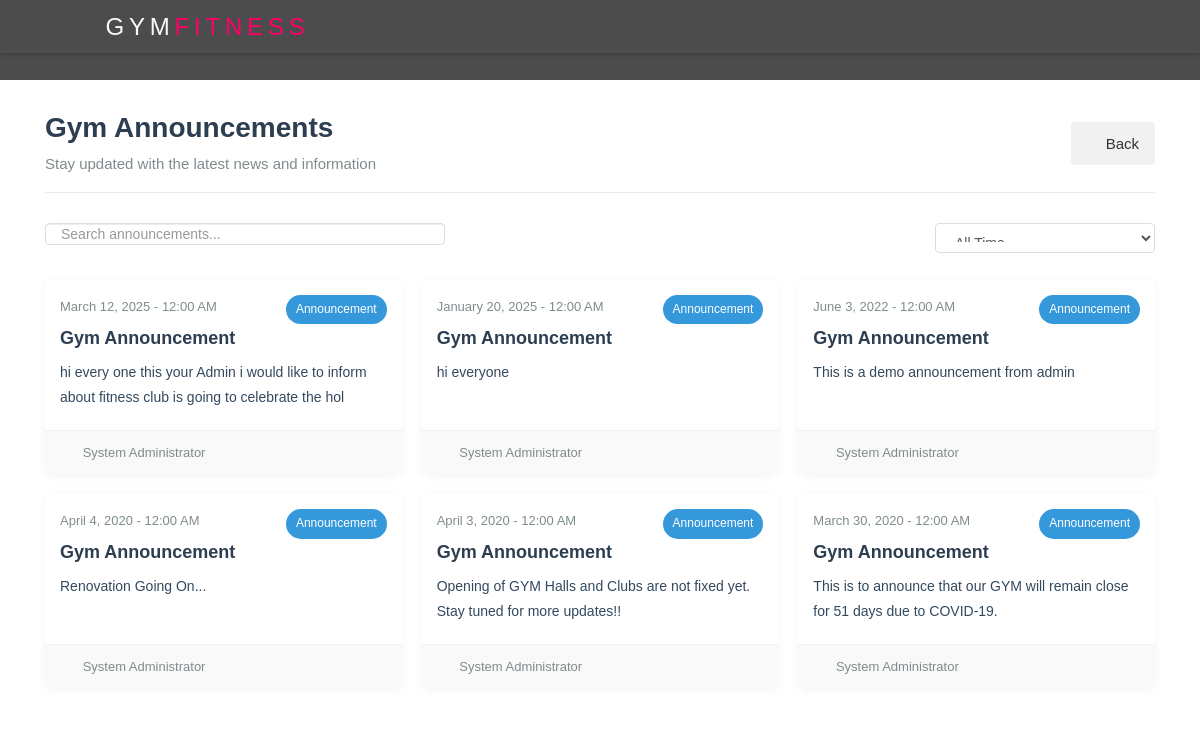
Screenshot of /users/Announcements.php (signed in) with the database file from the repository.
### tables this page shows
CREATE TABLE `announcements` (
  `id` int(11) NOT NULL,
  `message` varchar(100) NOT NULL,
  `date` date NOT NULL
);

### users/Announcements.php (the view, shortened to what this page needs)
<!doctype html>
<html lang="en">
<head>
    <link rel="stylesheet" href="//cdn.jsdelivr.net/npm/alertifyjs@1.14.0/build/css/alertify.min.css" />
    <link rel="stylesheet" href="//cdn.jsdelivr.net/npm/alertifyjs@1.14.0/build/css/themes/bootstrap.min.css" />
    <link rel="stylesheet" href="https://cdnjs.cloudflare.com/ajax/libs/font-awesome/6.7.2/css/all.min.css" />
    <link rel="stylesheet" href="../css/bootstrap.css">
    <link rel="stylesheet" href="../css/animate.css">
    <link rel="stylesheet" href="../css/owl.carousel.min.css">
    <link rel="stylesheet" href="../css/magnific-popup.css">
    <link rel="stylesheet" href="../fonts/ionicons/css/ionicons.min.css">
    <link rel="stylesheet" href="../fonts/fontawesome/css/font-awesome.min.css">
    <link rel="stylesheet" href="../css/style.css">
</head>
<link rel="stylesheet" href="https://cdnjs.cloudflare.com/ajax/libs/font-awesome/6.0.0/css/all.min.css">
<link rel="stylesheet" href="css/profile.css">
<body>
    <?php include "../include/nav.php"; ?>
     <br>
     <br>
     <br>
    <div class="main-content ">
        <div class="container">
            <div class="page-header">
                <div class="header-content">
                    <h1>Gym Announcements</h1>
                    <p>Stay updated with the latest news and information</p>
                </div>
                <div class="header-actions">
                    <a href="../index.php" class="btn-back">
                        <i class="icon-arrow-left"></i> Back
                    </a>
                </div>
            </div>
            <div class="search-filter-bar">
                <div class="search-box">
                    <input type="text" id="searchInput" placeholder="Search announcements...">
                    <i class="icon-search"></i>
                </div>
                <div class="filter-options">
                    <select id="filterSelect">
                        <option value="all">All Time</option>
                    </select>
                </div>
            </div>
            <div class="announcements-grid">
                <?php
                $qry = "SELECT * FROM announcements ORDER BY date DESC";
                $result = mysqli_query($con, $qry);
                if (mysqli_num_rows($result) > 0) {
                    while ($row = mysqli_fetch_array($result)) {
                        $date = new DateTime($row['date']);
                        $formatted_date = $date->format('F j, Y - h:i A');
                        echo "<div class='announcement-card'>";
                        echo "<div class='announcement-badge'>Announcement</div>";
                        echo "<div class='announcement-date'>" . $formatted_date . "</div>";
                        echo "<h3 class='announcement-title'>Gym Announcement</h3>";
                        echo "<div class='announcement-content'>" . $row['message'] . "</div>";
                        echo "<div class='announcement-footer'>";
                        echo "<div class='admin-info'><i class='icon-user'></i> System Administrator</div>";
                        echo "</div>";
                        echo "</div>";
                    }
                } else {
                    echo "<div class='no-announcements'>";
                    echo "<i class='icon-info-sign'></i>";
                    echo "<p>No announcements available at this time.</p>";
                    echo "</div>";
                }
                ?>
            </div>
        </div>
    </div>
    </body>
</html>

### css/style.css (style rules this page uses)
html { overflow-x: hidden; }
body { background: #fff; font-weight: 400; font-family: 'Poppins', sans-serif; font-size: 15px; line-height: 1.8; color: #868e96; }
a { -webkit-transition: .3s all ease; -o-transition: .3s all ease; transition: .3s all ease; text-decoration: none; }
h1, h2, h3, h4, h5 { color: #000; }
body { margin: 0; font-family: Arial, sans-serif; }

### users/css/profile.css (style rules this page uses)
body { font-family: 'Poppins', sans-serif; }
input { width: 100%; padding: 12px 15px; border: 2px solid #e0e0e0; border-radius: 8px; font-size: 1rem; transition: border-color 0.3s ease; }

### users/Announcements.php (style rules this page uses)
.page-header { display: flex; justify-content: space-between; align-items: center; margin: 30px 0; padding-bottom: 15px; border-bottom: 1px solid #eaeaea; }
.header-content h1 { font-size: 28px; font-weight: 600; margin: 0 0 5px 0; color: #2c3e50; }
.header-content p { color: #7f8c8d; margin: 0; }
.btn-back { display: inline-flex; align-items: center; padding: 8px 16px; background-color: #f1f1f1; color: #333; border-radius: 4px; text-decoration: none; transition: all 0.2s ease; }
.btn-back i { margin-right: 5px; }
.search-filter-bar { display: flex; justify-content: space-between; margin-bottom: 25px; }
.search-box { position: relative; flex: 1; max-width: 400px; }
.search-box input { width: 100%; padding: 10px 15px; padding-right: 40px; border: 1px solid #ddd; border-radius: 4px; font-size: 14px; }
.search-box i { position: absolute; right: 15px; top: 50%; transform: translateY(-50%); color: #aaa; }
.filter-options select { padding: 10px 15px; border: 1px solid #ddd; border-radius: 4px; background-color: white; font-size: 14px; cursor: pointer; }
.announcements-grid { display: grid; grid-template-columns: repeat(auto-fill, minmax(300px, 1fr)); gap: 20px; margin-bottom: 40px; }
.announcement-card { background-color: white; border-radius: 8px; box-shadow: 0 2px 10px rgba(0,0,0,0.05); overflow: hidden; transition: transform 0.2s ease, box-shadow 0.2s ease; position: relative; }
.announcement-badge { position: absolute; top: 15px; right: 15px; background-color: #3498db; color: white; padding: 4px 10px; border-radius: 20px; font-size: 12px; font-weight: 500; }
.announcement-date { padding: 15px 15px 0; color: #7f8c8d; font-size: 13px; }
.announcement-title { padding: 10px 15px 0; margin: 0; font-size: 18px; font-weight: 600; color: #2c3e50; }
.announcement-content { padding: 10px 15px; color: #34495e; font-size: 14px; min-height: 80px; }
.announcement-footer { padding: 10px 15px; border-top: 1px solid #f1f1f1; display: flex; justify-content: space-between; align-items: center; background-color: #f9f9f9; }
.admin-info { font-size: 13px; color: #7f8c8d; }
.admin-info i { margin-right: 5px; }

### rows the page displays
announcements: date "March 12, 2025 - 12:00 AM", message "hi every one this your Admin i would like to inform about fitness club is going to celebrate the hol"
announcements: date "January 20, 2025 - 12:00 AM", message "hi everyone"
announcements: date "June 3, 2022 - 12:00 AM", message "This is a demo announcement from admin"
announcements: date "April 4, 2020 - 12:00 AM", message "Renovation Going On..."
announcements: date "April 3, 2020 - 12:00 AM", message "Opening of GYM Halls and Clubs are not fixed yet. Stay tuned for more updates!!"
announcements: date "March 30, 2020 - 12:00 AM", message "This is to announce that our GYM will remain close for 51 days due to COVID-19."
